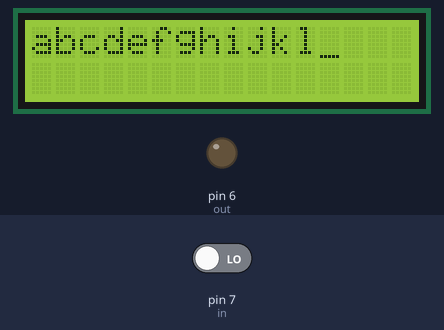
The sketch below on a simulated Arduino Uno, built with avr-gcc and run on an emulated ATmega328P. Shown: 16×2 character LCD, output pins drawn as LEDs (lit = HIGH). Dashed ring = blinking. The test bench sets the inputs (shaded band); at power-on: pin 7 (in) LOW.

Above: at 1.2 s.
1.3 s: pin 7 (in) driven HIGH
At 1.75 s:
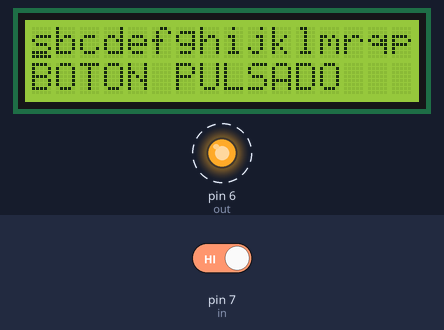
4.0 s: pin 7 (in) driven LOW
At 4.21 s:
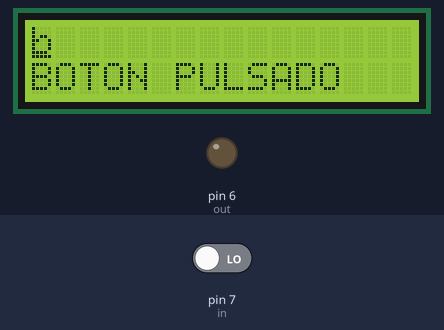
6.7 s: pin 7 (in) driven HIGH
At 6.97 s:
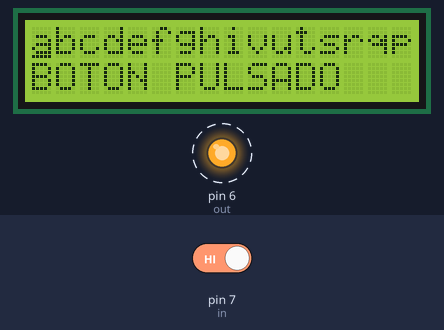
9.2 s: pin 7 (in) driven LOW
At 9.44 s:
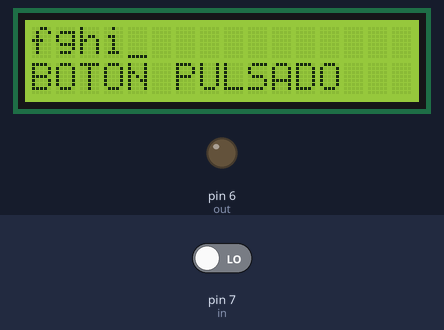
12.2 s: pin 7 (in) driven HIGH
At 12.51 s:
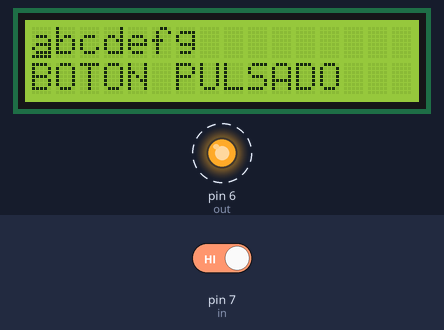
14.7 s: pin 7 (in) driven LOW
At 14.98 s:
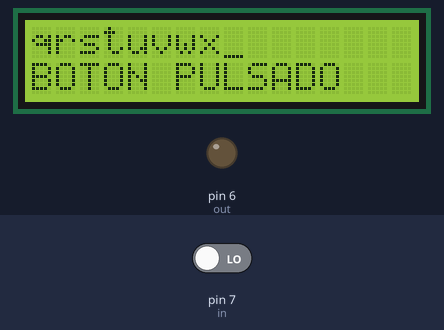
Timing chart, 0 to 17.7 s (numbered marks = the images above; inputs shaded):
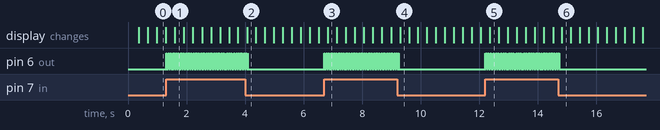

Measured:
- after the input at 1.3 s, pin 6 (out): alternates HIGH for 0.01 s and LOW for 0.01 s, starting at once; the display: changes after 0.30 s (image 1)
- after the input at 4.0 s, pin 6 (out): goes on until 4.1 s, then stays LOW
- after the input at 6.7 s, pin 6 (out): alternates HIGH for 0.01 s and LOW for 0.01 s, starting at once; the display: changes after 0.12 s (image 3)
- after the input at 9.2 s, pin 6 (out): goes on until 9.2 s, then stays LOW; the display: changes after 0.10 s (image 4)
- after the input at 12.2 s, pin 6 (out): alternates HIGH for 0.01 s and LOW for 0.01 s, starting at once; the display: changes after 0.16 s (image 5)
- after the input at 14.7 s, pin 6 (out): goes on until 14.7 s, then stays LOW; the display: changes after 0.13 s (image 6)

The sketch:

proyecto4-CAD.ino
```cpp
#include <LiquidCrystal.h>
LiquidCrystal lcd(5, 4, 3, 2, 1, 0);
const int in = 7, out = 6;
int thisChar = 'a';

void setup() {
  lcd.begin(16, 2);
  lcd.cursor();
  pinMode(in,INPUT);
  pinMode(out,OUTPUT);
}

void loop() {
  if(digitalRead(in)==HIGH){
    lcd.setCursor(0, 1);
    lcd.leftToRight();
    lcd.print("BOTON PULSADO");
    for(int i=0;i<=10;i++){
      digitalWrite(out,HIGH);
      delay(10);
      digitalWrite(out,LOW);
      delay(10);
      lcd.home();
    }
  }
  if (thisChar == 'p') {
    lcd.rightToLeft();
  }
  if (thisChar > 'z') {
    thisChar = 'a';
    lcd.leftToRight();
    lcd.clear();
  }
  lcd.write(thisChar);
  delay(10);
  thisChar++;
}
```
